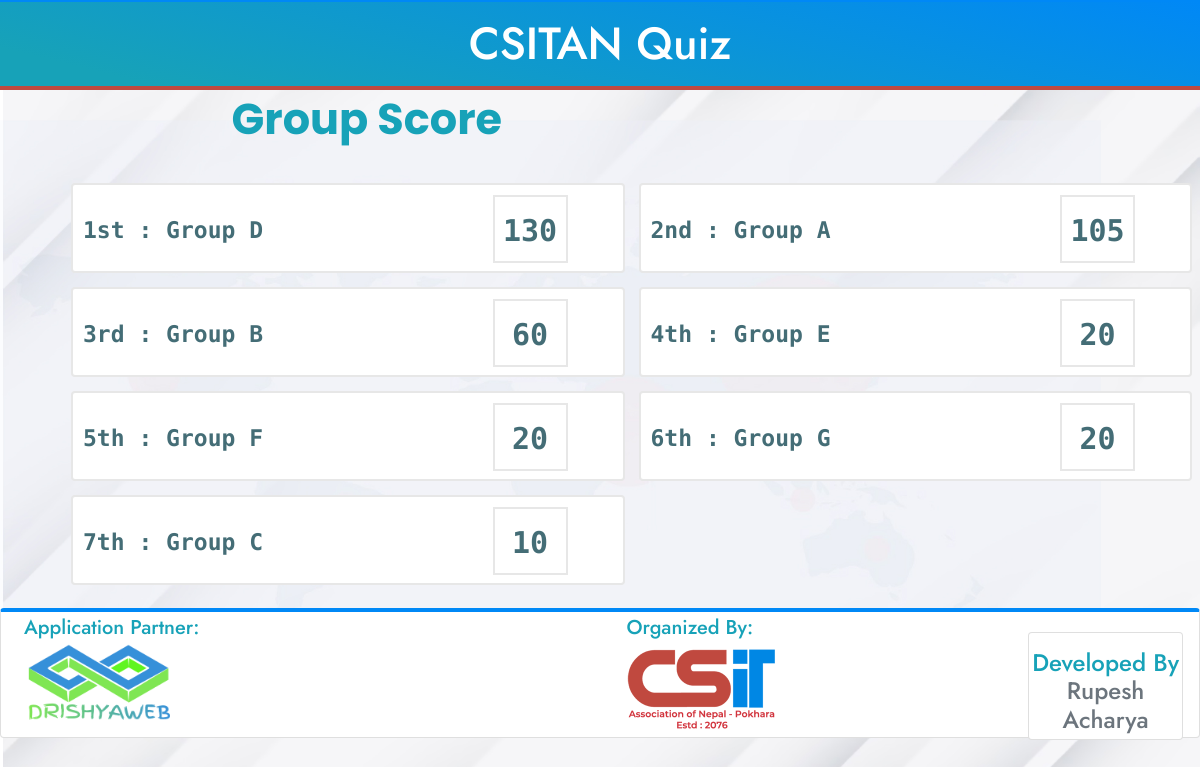
The page /leaderboard on the database as committed earlier.
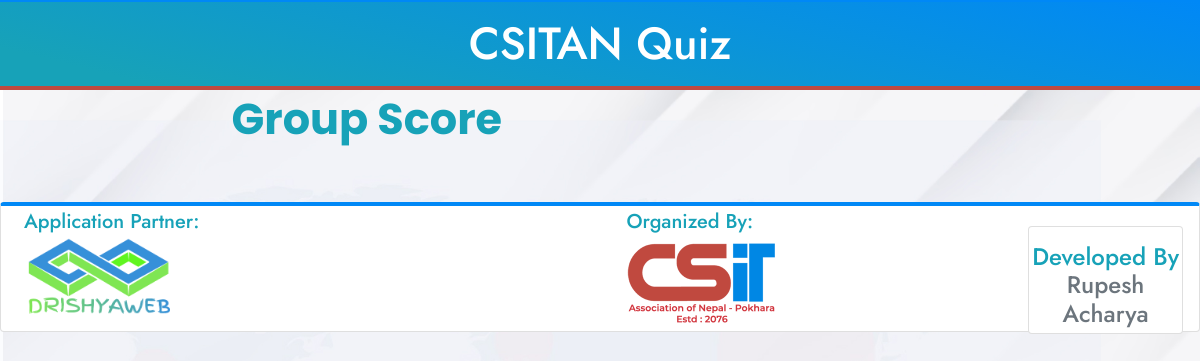
The same page on the database as committed later.
### Main/models.py (models this page shows, shortened)
class User(models.Model):
    name = models.CharField(max_length=100)
    score = models.IntegerField(default=0)
    is_active = models.BooleanField(default=False)

### Main/views.py (the view)
# urls.py: path('leaderboard', views.user_score, name="Leaderboard"),
def user_score(request):
    users = User.objects.order_by('-score')
    context = {
        'users' : users,
    }
    return render(request, 'Main/user_score.html', context)

### Main/templatetags/tags.py (called while the page is built)
@register.simple_tag
def ordinal(number):
    ordinal = lambda n: "%d%s" % (n,"tsnrhtdd"[(n//10%10!=1)*(n%10<4)*n%10::4])
    return ordinal(number)

### Main/templates/Main/user_score.html (shortened to what this page needs)
{% load static %}
{% load tags %}
<!DOCTYPE html>
<html lang="en">
<head>
	<link rel="stylesheet" href="{% static 'assets/css/bootstrap.min.css' %}">
	<link rel="stylesheet" href="{% static 'assets/css/owl.carousel.css' %}">
	<link rel="stylesheet" href="{% static 'assets/css/animate.min.css' %}">
	<link rel="stylesheet" href="{% static 'assets/css/fontawesome-all.css' %}">
	<link rel="stylesheet" href="{% static 'assets/css/style.css' %}">
  	<body style="font-family: 'Roboto Mono', monospace, 'Source Code Pro', monospace; ">
		<div class="quiz-top-area">
			<h1 class="text-center" >CSITAN Quiz</h1>
		</div>
<div class="row ml-5">
     <div class="col-md-12">
    	<div class="quiz-title">
        <h2 id="" class="text-info mt-1">Group Score</h2>
      </div>
        <div class="quiz-option-selector ">
          <ul>
          {% for u in users %}
            <li style="width: 50%;">
              <label class="answer" style="width: 100%;">
                <span class="exp-label">{{forloop.counter|ordinal}} : {{u.name}}</span>
                <span style="float: right;" class="exp-number text-uppercase">{{u.score}}</span>
              </label>
            </li>
          {% endfor %}
          </ul>
        </div>
      </div>
</div>
  <footer style=" height:130px;" class="footer card mt-3 pt-1">
      <div class="">
        <div class="row ml-2">
          <div class="col-md-6 ">
            <h5 class="text-info ">Application Partner:</h5>
            <img class="" src="{% static 'img/drishya.png' %}" alt="Drishya Web" width="150px"height="100px">
          </div>
          <div class="col-md-4">
            <h5 class="text-info">Organized By:</h5>
            <img class="" src="{% static 'img/csitan.png' %}" alt="CSITAN Pokhara" width="150px"height="100px">
          </div>
          <div class="col-md-2">
           <div class="card mt-3 pb-1 mr-3">
            <h4 class="text-info mt-3 text-center">
              Developed By <br>
              <span class="text-secondary">Rupesh Acharya</span>
            </h4>
           </div>
          </div>
        </div>
      </div>
    </footer>
     	</body>
	</html>

### static/assets/css/style.css (style rules this page uses)
body { margin: 0; padding: 0; overflow-x: hidden; font-size: 15px; font-weight: 400; line-height: 1.5; background: #f9f9f9; color: #2f3146; font-family: "Jost", sans-serif; -moz-osx-font-smoothing: antialiased; -webkit-font-smoothing: antialiased; background-size: cover; background-image: url(../img/qbg.jpg); }
img { max-width: 100%; height: auto; }
.footer { border-top: 4px solid #0088F6; }
h1, h2, h3, h4, h5, h6 { margin: 0; font-family: "Jost", sans-serif; }
.quiz-top-area { padding: 15px 0px; background-image: linear-gradient(14deg, #17a2b8 10%, #0088F6 100%); border-bottom: 4px solid #C0493F; border-top: 2px solid #0088F6; }
.quiz-top-area h1 { color: #fff; font-size: 45px; }
.quiz-title { margin: 0 auto; max-width: 800px; }
.quiz-title h2 { color: #151515; font-size: 43px; font-weight: 700; padding-bottom: 20px; font-family: "Poppins"; }
.quiz-option-selector { margin: 0 auto; max-width: 1135px; padding-top: 10px; padding-bottom: 10px; }

Rows that differ between the two databases and show on the page:
removed User: name "Group D", score "130"
removed User: name "Group A", score "105"
removed User: name "Group B", score "60"
removed User: name "Group E", score "20"
removed User: name "Group F", score "20"
removed User: name "Group G", score "20"
removed User: name "Group C", score "10"
